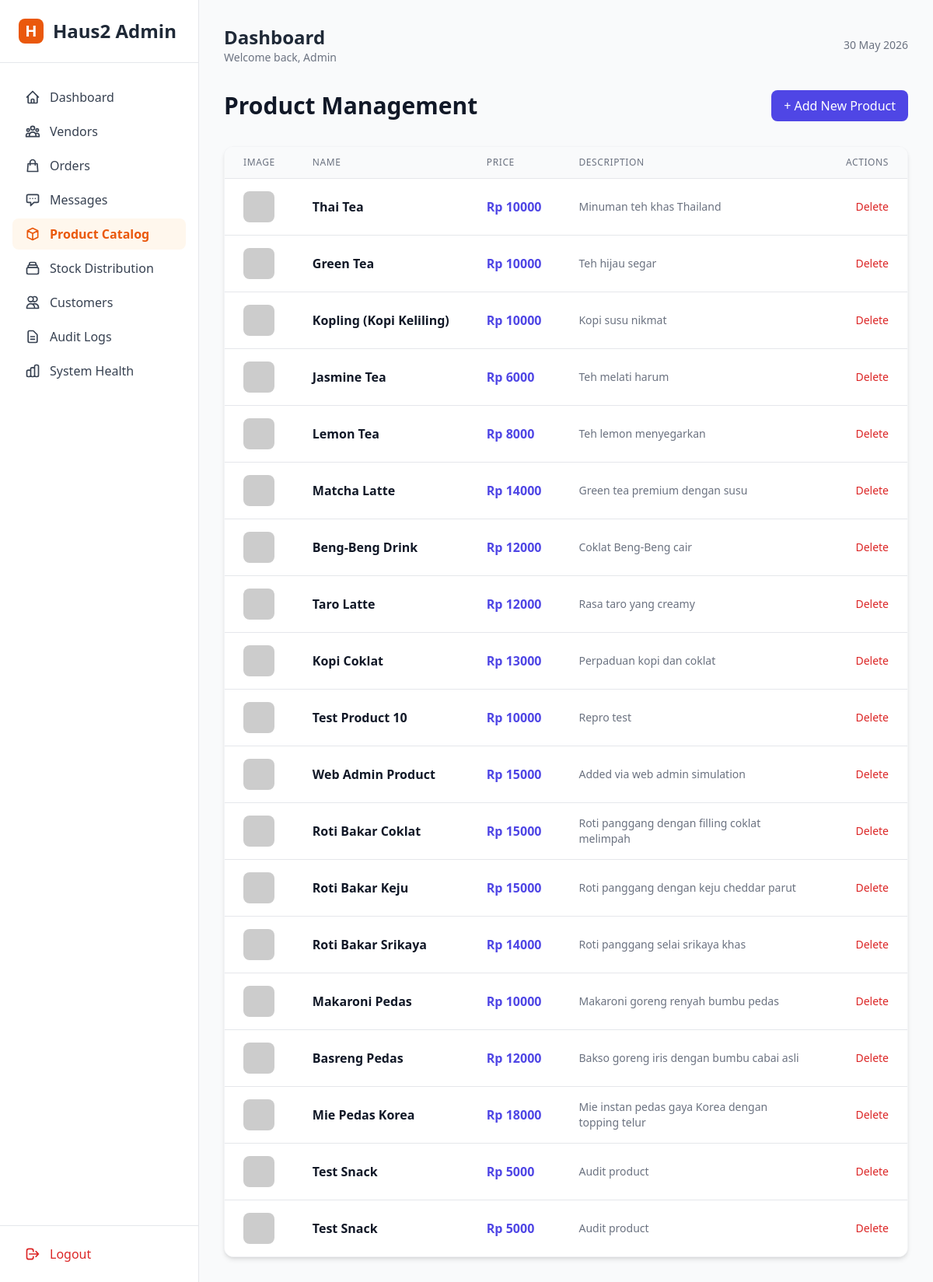
The page /web-admin/products (signed in) on the database its author committed.
### app/models.py (models this page shows, shortened)
class Product(db.Model, SerializerMixin):
    __tablename__ = 'products'
    id = db.Column(db.Integer, primary_key=True)
    name = db.Column(db.String(100), nullable=False)
    description = db.Column(db.Text, nullable=True)
    category = db.Column(db.String(50), nullable=True, default='Haus!') # Added for branding/grouping
    price = db.Column(db.Integer, nullable=False) # In IDR
    image_url = db.Column(db.String(255), nullable=True)
    stocks = db.relationship('DailyStock', backref='product', cascade='all, delete-orphan', lazy=True)
    order_items = db.relationship('OrderItem', backref='product', cascade='all, delete-orphan', lazy=True)
    serialize_only = ('id', 'name', 'description', 'category', 'price', 'image_url')

### app/web_admin.py (the view, shortened to what this page needs)
@web_admin_bp.route('/products', methods=['GET', 'POST'])
def products():
    if 'admin_id' not in session:
        return redirect(url_for(LOGIN_ROUTE))
    all_products = Product.query.all()
    return render_template('admin/products.html', products=all_products)

### app/web_admin.py (called while the page is built)
@web_admin_bp.context_processor
def inject_globals():
    try:
        pending_vendors = User.query.filter_by(role='vendor', is_verified=False).count()
        unread_messages = 0
        admin_id = session.get('admin_id')
        if admin_id:
            unread_messages = ChatMessage.query.filter_by(receiver_id=admin_id, is_read=False).count()
        return {
            'now': datetime.now(timezone.utc),
            'pending_vendor_count': pending_vendors,
            'unread_msg_count': unread_messages
        }
    except:
        return {'now': datetime.now(), 'pending_vendor_count': 0, 'unread_msg_count': 0}

### app/templates/admin/products.html (shortened to what this page needs)
{% extends "base.html" %}
{% block content %}
<div class="space-y-8">
    <div class="flex justify-between items-center">
        <h1 class="text-3xl font-extrabold text-gray-900">Product Management</h1>
        <button onclick="document.getElementById('addProductModal').classList.remove('hidden')" class="bg-indigo-600 text-white px-4 py-2 rounded-lg hover:bg-indigo-700 transition">
            + Add New Product
        </button>
    </div>
    <div class="bg-white shadow-md rounded-xl overflow-hidden border border-gray-100">
        <table class="min-w-full divide-y divide-gray-200">
            <thead class="bg-gray-50">
                <tr>
                    <th class="px-6 py-3 text-left text-xs font-medium text-gray-500 uppercase tracking-wider">Image</th>
                    <th class="px-6 py-3 text-left text-xs font-medium text-gray-500 uppercase tracking-wider">Name</th>
                    <th class="px-6 py-3 text-left text-xs font-medium text-gray-500 uppercase tracking-wider">Price</th>
                    <th class="px-6 py-3 text-left text-xs font-medium text-gray-500 uppercase tracking-wider">Description</th>
                    <th class="px-6 py-3 text-right text-xs font-medium text-gray-500 uppercase tracking-wider">Actions</th>
                </tr>
            </thead>
            <tbody class="bg-white divide-y divide-gray-200">
                {% for product in products %}
                <tr>
                    <td class="px-6 py-4 whitespace-nowrap">
                        <img src="{{ product.image_url or 'https://via.placeholder.com/50' }}" class="h-10 w-10 rounded-lg object-cover">
                    </td>
                    <td class="px-6 py-4 whitespace-nowrap font-bold text-gray-900">{{ product.name }}</td>
                    <td class="px-6 py-4 whitespace-nowrap text-indigo-600 font-semibold">Rp {{ product.price }}</td>
                    <td class="px-6 py-4 text-sm text-gray-500">{{ product.description[:50] }}{% if product.description|length > 50 %}...{% endif %}</td>
                    <td class="px-6 py-4 whitespace-nowrap text-right text-sm font-medium">
                        <form action="{{ url_for('web_admin.delete_product', id=product.id) }}" method="POST" onsubmit="return confirm('Delete this product?')">
                            <button type="submit" class="text-red-600 hover:text-red-900">Delete</button>
                        </form>
                    </td>
                </tr>
                {% endfor %}
            </tbody>
        </table>
    </div>
</div>
{% endblock %}

### rows shown on the page
Product: name "Thai Tea", price "10000", description "Minuman teh khas Thailand"
Product: name "Green Tea", price "10000", description "Teh hijau segar"
Product: name "Kopling (Kopi Keliling)", price "10000", description "Kopi susu nikmat"
Product: name "Jasmine Tea", price "6000", description "Teh melati harum"
Product: name "Lemon Tea", price "8000", description "Teh lemon menyegarkan"
Product: name "Matcha Latte", price "14000", description "Green tea premium dengan susu"
Product: name "Beng-Beng Drink", price "12000", description "Coklat Beng-Beng cair"
Product: name "Taro Latte", price "12000", description "Rasa taro yang creamy"
Product: name "Kopi Coklat", price "13000", description "Perpaduan kopi dan coklat"
Product: name "Test Product 10", price "10000", description "Repro test"
Product: name "Web Admin Product", price "15000", description "Added via web admin simulation"
Product: name "Roti Bakar Coklat", price "15000", description "Roti panggang dengan filling coklat melimpah"
Product: name "Roti Bakar Keju", price "15000", description "Roti panggang dengan keju cheddar parut"
Product: name "Roti Bakar Srikaya", price "14000", description "Roti panggang selai srikaya khas"
Product: name "Makaroni Pedas", price "10000", description "Makaroni goreng renyah bumbu pedas"
Product: name "Basreng Pedas", price "12000", description "Bakso goreng iris dengan bumbu cabai asli"
Product: name "Mie Pedas Korea", price "18000", description "Mie instan pedas gaya Korea dengan topping telur"
Product: name "Test Snack", price "5000", description "Audit product"
Product: name "Test Snack", price "5000", description "Audit product"
